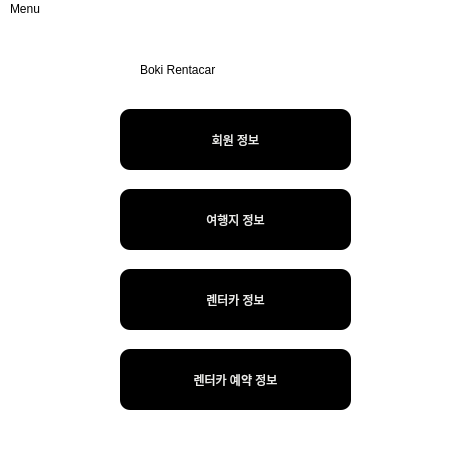
<?xml version="1.0" encoding="UTF-8"?>
<ui version="4.0">
 <class>MainWindow</class>
 <widget class="QMainWindow" name="MainWindow">
  <property name="geometry">
   <rect>
    <x>0</x>
    <y>0</y>
    <width>464</width>
    <height>465</height>
   </rect>
  </property>
  <property name="windowTitle">
   <string>MainWindow</string>
  </property>
  <property name="styleSheet">
   <string notr="true">background-color: rgb(255, 255, 255);</string>
  </property>
  <widget class="QWidget" name="centralwidget">
   <widget class="QPushButton" name="member">
    <property name="geometry">
     <rect>
      <x>120</x>
      <y>90</y>
      <width>231</width>
      <height>61</height>
     </rect>
    </property>
    <property name="styleSheet">
     <string notr="true">background-color: rgb(0, 0, 0);
font: 75 11pt &quot;ori1Uni&quot;;
color: rgb(238, 238, 236);
border-radius: 10px;</string>
    </property>
    <property name="text">
     <string>회원 정보</string>
    </property>
   </widget>
   <widget class="QPushButton" name="sight">
    <property name="geometry">
     <rect>
      <x>120</x>
      <y>170</y>
      <width>231</width>
      <height>61</height>
     </rect>
    </property>
    <property name="styleSheet">
     <string notr="true">background-color: rgb(0, 0, 0);
font: 75 11pt &quot;ori1Uni&quot;;
color: rgb(238, 238, 236);
border-radius: 10px;</string>
    </property>
    <property name="text">
     <string>여행지 정보</string>
    </property>
   </widget>
   <widget class="QPushButton" name="rentacar">
    <property name="geometry">
     <rect>
      <x>120</x>
      <y>250</y>
      <width>231</width>
      <height>61</height>
     </rect>
    </property>
    <property name="styleSheet">
     <string notr="true">background-color: rgb(0, 0, 0);
font: 75 11pt &quot;ori1Uni&quot;;
color: rgb(238, 238, 236);
border-radius: 10px;</string>
    </property>
    <property name="text">
     <string>렌터카 정보</string>
    </property>
   </widget>
   <widget class="QPushButton" name="reservation">
    <property name="geometry">
     <rect>
      <x>120</x>
      <y>330</y>
      <width>231</width>
      <height>61</height>
     </rect>
    </property>
    <property name="styleSheet">
     <string notr="true">background-color: rgb(0, 0, 0);
font: 75 11pt &quot;ori1Uni&quot;;
color: rgb(238, 238, 236);
border-radius: 10px;</string>
    </property>
    <property name="text">
     <string>렌터카 예약 정보</string>
    </property>
   </widget>
   <widget class="QLabel" name="label">
    <property name="geometry">
     <rect>
      <x>140</x>
      <y>30</y>
      <width>201</width>
      <height>41</height>
     </rect>
    </property>
    <property name="styleSheet">
     <string notr="true">font: 75 20pt &quot;ori1Uni&quot;;
</string>
    </property>
    <property name="text">
     <string>Boki Rentacar</string>
    </property>
   </widget>
  </widget>
  <widget class="QMenuBar" name="menubar">
   <property name="geometry">
    <rect>
     <x>0</x>
     <y>0</y>
     <width>464</width>
     <height>22</height>
    </rect>
   </property>
   <widget class="QMenu" name="menuBoki_Rentacar">
    <property name="title">
     <string>Menu</string>
    </property>
   </widget>
   <addaction name="menuBoki_Rentacar"/>
  </widget>
  <widget class="QStatusBar" name="statusbar"/>
 </widget>
 <resources/>
 <connections/>
</ui>
